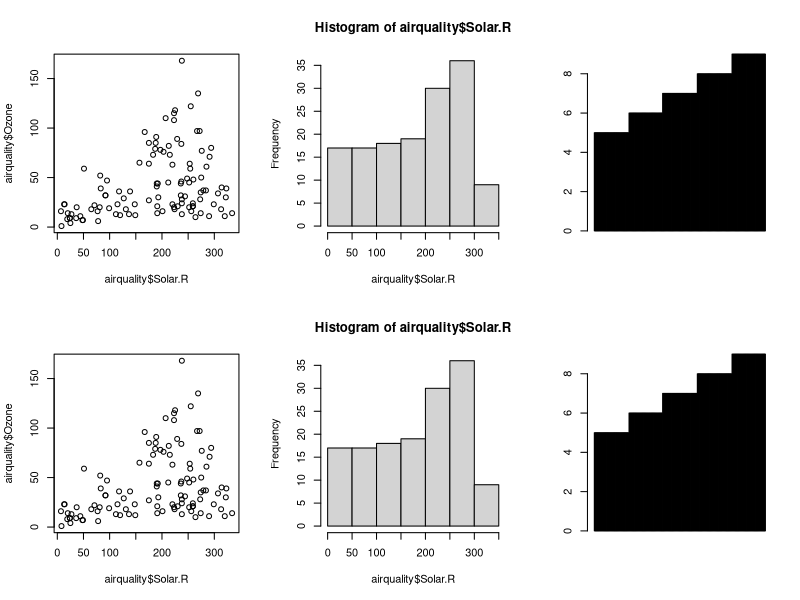
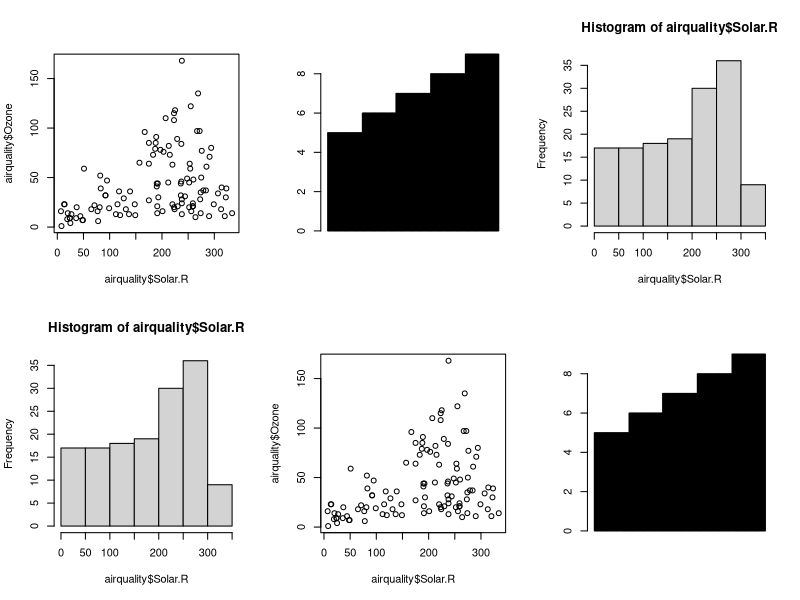

Recreate these plots in R, in order.
par(mfrow = c(2, 3))
plot(airquality$Solar.R, airquality$Ozone)
hist(airquality$Solar.R)
barplot(airquality$Month)
plot(airquality$Solar.R, airquality$Ozone)
hist(airquality$Solar.R)
barplot(airquality$Month)

mymat <- matrix(1:6, nrow = 2)
layout(mymat)
plot(airquality$Solar.R, airquality$Ozone)
hist(airquality$Solar.R)
barplot(airquality$Month)
plot(airquality$Solar.R, airquality$Ozone)
hist(airquality$Solar.R)
barplot(airquality$Month)

